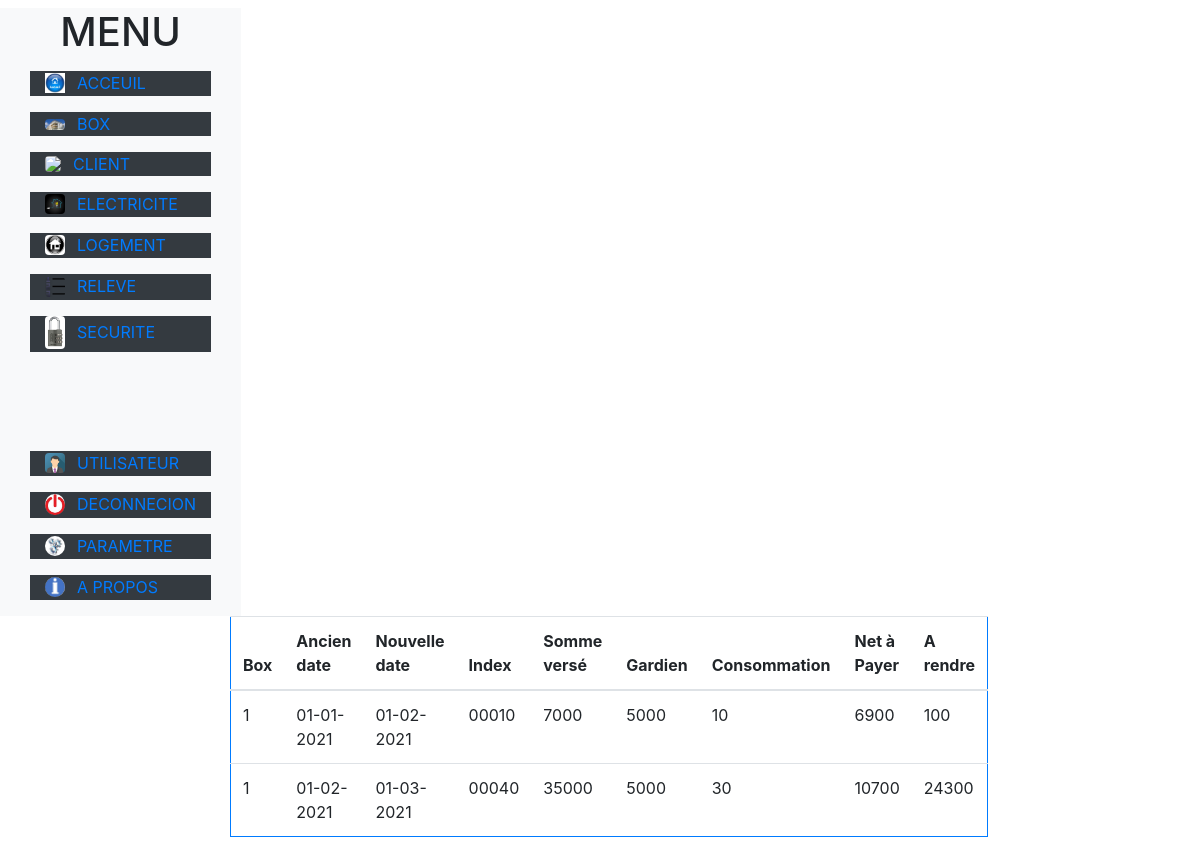
The app's page /Admcircuit.php, older data.
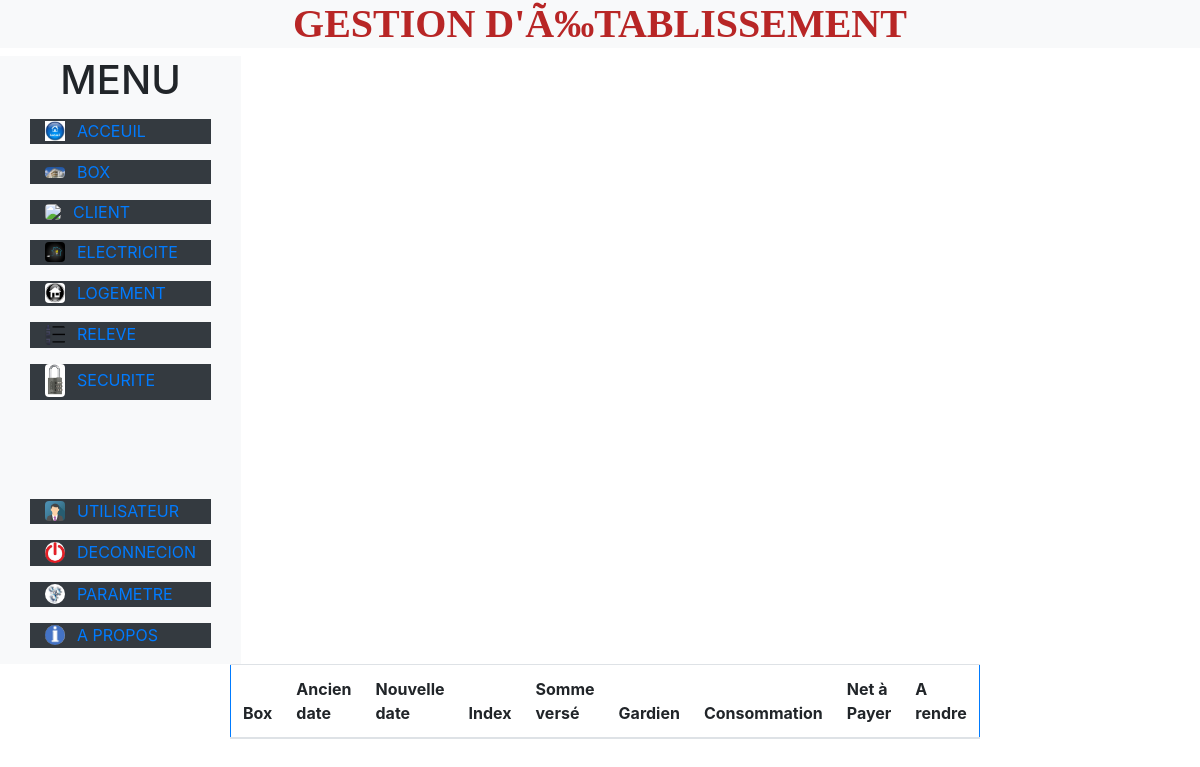
The same page, newer data.
### tables this page shows
CREATE TABLE `jiram` (
  `idjirm` int(11) NOT NULL,
  `N_box` int(11) NOT NULL,
  `date_pres` date NOT NULL,
  `date_fact` date NOT NULL,
  `val_prs` varchar(255) NOT NULL,
  `conso` varchar(255) NOT NULL,
  `somme_vers` double NOT NULL,
  `ntp` varchar(255) NOT NULL,
  `notif` varchar(255) NOT NULL
);

CREATE TABLE `piece` (
  `N_box` int(11) NOT NULL,
  `hofa` double NOT NULL,
  `securite` double NOT NULL,
  `emplacement` varchar(255) NOT NULL,
  `longueur` varchar(11) NOT NULL,
  `largeur` varchar(11) NOT NULL
);

CREATE TABLE `parametre` (
  `nom_appli` varchar(255) NOT NULL,
  `societe` varchar(255) NOT NULL,
  `representant` varchar(255) NOT NULL,
  `localisation` varchar(255) NOT NULL,
  `adress_soc` varchar(255) NOT NULL,
  `respo_soc` varchar(255) NOT NULL,
  `cin_respo` varchar(255) NOT NULL,
  `dcin_respo` varchar(255) NOT NULL,
  `adress_respo` varchar(255) NOT NULL,
  `entete` varchar(255) NOT NULL,
  `corps_menu` longtext NOT NULL,
  `foot` varchar(255) NOT NULL,
  `kwt` varchar(20) NOT NULL
);

### list_fact.php (called while the page is built)
<?php require_once("centre.php");
$query_box="SELECT * FROM jiram As j, piece As p Where j.N_box=p.N_box";
$log=$pdo->prepare($query_box);
$log->execute() ;?>

### list_client.php (called while the page is built, shortened)
<?php require_once("centre.php");
$parms="SELECT * FROM parametre ";
$parm=$pdo->prepare($parms);
$parm->execute() ;
?>

### Admreq_jiram.php (the view)
<div class="col-md-12 col-xs-12 spacer">
        <div class="panel panel-info">
          <div class="panel-heading">
            <div class="panel-body">
              <form class="body-panel-body"-->
                <table class="table rounded border border-primary"  id="info">
                  <thead>
                    <tr>
                      <th>Box</th>
                      <th>Ancien date</th>
                      <th>Nouvelle date</th>
                      <th>Index</th>
                      <th>Somme versé</th>
                      <th>Gardien</th>
                      <th>Consommation</th>
                      <th>Net à Payer</th>
                      <th>A rendre</th>
                    </tr>
                  </thead>
                  <tbody class="body-table" id="rqt">
                    <?php require("list_fact.php");while ($row=$log->fetch()){;?>
                    <tr>
                      <td><?php echo($row['N_box']); ?></td>
                      <td><?php $dat=date("d-m-Y",strtotime($row['date_pres']));echo ($dat) ?></td>
                      <td><?php $dt=date("d-m-Y",strtotime($row['date_fact']));echo(($dt)) ;?></td>
                      <td><?php echo($row['val_prs']); ?></td>
                      <td><?php echo($row['somme_vers']); ?></td>
                      <td><?php echo($row['securite']); ?></td>
                      <td><?php echo($row['conso']) ?></td>
                      <td><?php $nap=(($row['somme_vers'])-(doubleval($row['notif']))); echo ($nap) ?></td>
                      <td><?php $rnd=(doubleval($row['notif']));echo($rnd) ?></td>
                    </tr>
                    <?php } ;?>
                  </tbody>
                </table>
              </form>
            </div>
        </div>
    </div>

### Admcircuit.php (shortened to what this page needs)
<!DOCTYPE html>
<html>
<head>
	<link rel="stylesheet" type="text/css" href="css/style.css"/>
	<link rel="stylesheet" type="text/css" href="css/bootstrap.min.css"/>
</head>
<body>
<div id="circuit">
		<div class="panel-info bg-light"><?php require("en_tete.php");?></div>
		<div class="spacer panel-info panel-body body" id="body">
			<nav class="panel-info bg-light"><h1 class="text-center">MENU</h1>
				<div class="col-md-12" id="menu">
					<div class="col-sm-12" id="menu_list">
						<?php require("Admlist.php");?>
					</div>
					<div class="col-sm-12 text-white" id="option">
						<?php require("Admuser.php");?>
					</div>
				</div>
			</nav>
			<div class="container spacer col-md-8 col-xs-3 col-md-offset-5" id="body-panel">
				<?php require("Admreq_jiram.php");?>
			</div>
		</div>
	</div>
</body>
</html>

### Admlist.php
<div class="form-group">
	<div class="form-group col-md-12 text-primary bg-dark">
		<img src="img/P-accueil-e1527236718683.JPG"/><a href="AdmMenu.php">ACCEUIL</a>
	</div>
	<div class="form-group col-md-12 text-primary bg-dark">
		<img src="img/construction-neuve.JPG" class="rounded"/><a href="Admcomptoir.php">BOX</a>
	</div>
	<div class="form-group col-md-12 text-primary bg-dark">
		<img src="img/DSC_0103.JPG" class="rounded"/><a href="Admperson.php">CLIENT</a>
	</div>
	<div class="form-group col-md-12 text-primary bg-dark">
	<img src="img/000962694.JPG" class="rounded"/><a href="Admcircuit.php">ELECTRICITE</a>
	</div>
	<div class="form-group col-md-12 text-primary bg-dark">
		<img src="img/images.JPG" class="rounded"/><a href="Admlog.php">LOGEMENT</a>
	</div>
	<div class="form-group col-md-12 text-primary bg-dark">
		<img src="img/list.png" class="rounded"/><a href="Admreleve.php">RELEVE</a>
	</div>
	<div class="form-group col-md-12 text-primary bg-dark">
		<img src="img/cadenas.JPG" class="rounded"/><a href="Admcompte.php">SECURITE</a>
	</div>
</div>

### Admuser.php
<div class="" style="margin-top: 55%;" id="mai">
	<div class="form-group col-md-12 text-primary bg-dark">
		<img src="img/img_avatar3.png" class="rounded"/><a href="puser.php">UTILISATEUR</a>
	</div>
	<div class="form-group col-md-12 text-primary bg-dark">
		<img src="img/quitter.JPG" class="rounded-circle"/><a href="Index.php">DECONNECION</a>
	</div>
	<div class="form-group col-md-12 text-primary bg-dark">
		<img src="img/parametre-configuration.JPG" class="rounded-circle"/><a href="newparam.php">PARAMETRE</a>
	</div>
	<div class="form-group col-md-12 text-primary bg-dark" id="aide">
		<img src="img/a propos.JPG" class="rounded-circle"/><a href="Admhlp.php">A PROPOS</a>
	</div>
</div>

### en_tete.php
<h1><?php require_once("list_client.php");while ($par=$parm->fetch()){; echo(($par["nom_appli"]) ." ". ($par["societe"])." ".($par["localisation"]) ); };?></h1>

### css/style.css (style rules this page uses)
body>div>div>h1 { color: rgb(184, 38, 38);font-weight: bold;text-align: center;font-family: Cambria, Cochin, Georgia, Times, 'Times New Roman', serif; }
div>div>img { width: 20px;margin-right: 12px; }
div>nav { float: left; }
nav h1 { margin-bottom: 15px;text-shadow: brown; }
tr, td { border:1px }
div>div>img { margin-bottom: 3px; }
table { margin-top: 10px; }
tr,td { border: 1px ; }

Row changes from the older to the newer data that the page shows:
removed jiram: N_box.N_box "1", date_pres "01-01-2021", date_fact "01-02-2021", val_prs "00010", somme_vers "7000", N_box.securite "5000", conso "10", nap "6900", notif "100"
removed jiram: N_box.N_box "1", date_pres "01-02-2021", date_fact "01-03-2021", val_prs "00040", somme_vers "35000", N_box.securite "5000", conso "30", nap "10700", notif "24300"
added parametre: nom_appli "GESTION D'Ã‰TABLISSEMENT"
